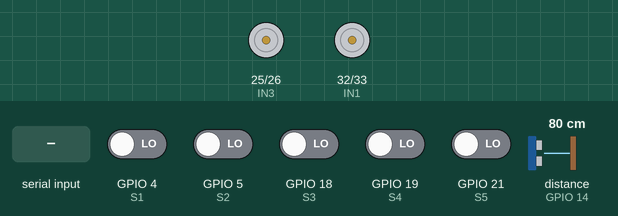
A sketch run on a simulated ESP32. Shown: motor-driver pin pairs drawn as motors (green arrow = first pin HIGH = forward, orange = second pin HIGH = backward, longer = more drive). Inputs (shaded band) come from the test bench; at power-on: GPIO 4 (S1), GPIO 5 (S2), GPIO 18 (S3), GPIO 19 (S4), GPIO 21 (S5) LOW, distance to the obstacle (sensor on GPIO 14) 80 cm. The echo pulse lasts 58.3 µs per cm; what the sketch prints to the serial monitor is not drawn.

Above: at 1.2 s.
1.3 s: "w" received over Serial
At 1.73 s:
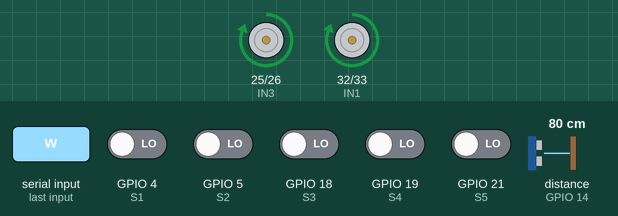
4.3 s: GPIO 18 (S3) driven HIGH
6.0 s: distance to the obstacle (sensor on GPIO 14) set to 23 cm
7.5 s: distance to the obstacle (sensor on GPIO 14) set to 19 cm
At 8.5 s:
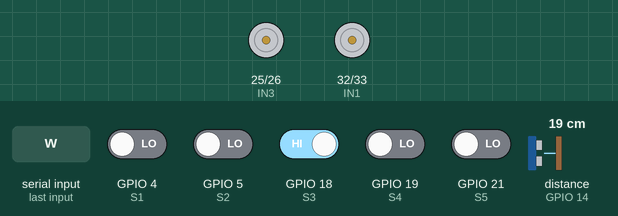
9.4 s: distance to the obstacle (sensor on GPIO 14) set to 35 cm
At 10.0 s:
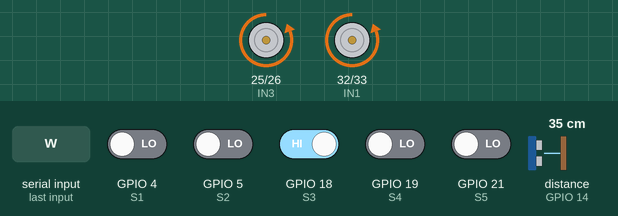
10.9 s: distance to the obstacle (sensor on GPIO 14) set to 2 cm
At 12.3 s:
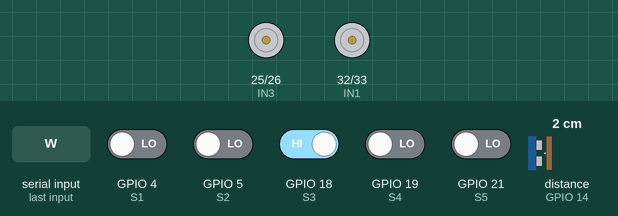
Timing chart, 0 to 13.4 s (numbered marks = the images above; inputs shaded):
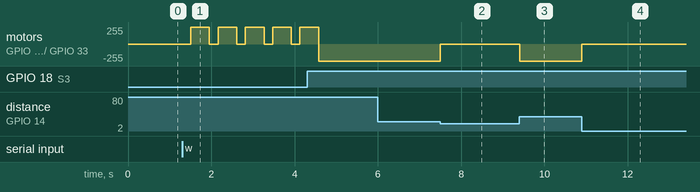

Measured:
- the behaviour switches between 22 and 21 cm on distance to the obstacle (sensor on GPIO 14) (found by bisection; images 1 and 2)
- after the input at 1.3 s, motor on GPIO 25 (IN3) / GPIO 26 (IN4), motor on GPIO 32 (IN1) / GPIO 33 (IN2): alternates forward 255/255 for 0.45 s and stopped for 0.21 s, starting after 0.21 s
- after the input at 6.0 s, every drawn part: stays the same
- after the input at 7.5 s, motor on GPIO 25 (IN3) / GPIO 26 (IN4), motor on GPIO 32 (IN1) / GPIO 33 (IN2): backward 255/255 → stopped at once
- after the input at 9.4 s, motor on GPIO 25 (IN3) / GPIO 26 (IN4), motor on GPIO 32 (IN1) / GPIO 33 (IN2): stopped → backward 255/255 at once
- after the input at 10.9 s, motor on GPIO 25 (IN3) / GPIO 26 (IN4), motor on GPIO 32 (IN1) / GPIO 33 (IN2): backward 255/255 → stopped at once

The sketch:

path.ino
```cpp
// ================== MOTOR PINS ==================
#define IN1 32   // Left motor
#define IN2 33
#define IN3 25   // Right motor
#define IN4 26

// ================== IR SENSOR PINS ==================
#define S1 4
#define S2 5
#define S3 18
#define S4 19
#define S5 21

// ================== ULTRASONIC ==================
#define TRIG_PIN 27
#define ECHO_PIN 14
#define OBSTACLE_DISTANCE 20  // cm

// ================== GLOBAL STATE ==================
char targetRoom = 'x';     // w, a, s
bool navigating = false;

// ================== SETUP ==================
void setup() {
  Serial.begin(115200);

  pinMode(IN1, OUTPUT);
  pinMode(IN2, OUTPUT);
  pinMode(IN3, OUTPUT);
  pinMode(IN4, OUTPUT);

  pinMode(S1, INPUT);
  pinMode(S2, INPUT);
  pinMode(S3, INPUT);
  pinMode(S4, INPUT);
  pinMode(S5, INPUT);

  pinMode(TRIG_PIN, OUTPUT);
  pinMode(ECHO_PIN, INPUT);

  stopRobot();
  Serial.println("Autonomous Line Navigation Ready");
  Serial.println("w → Room 1 | a → Room 2 | s → Room 3");
}

// ================== MAIN LOOP ==================
void loop() {

  if (Serial.available()) {
    char cmd = Serial.read();
    if (cmd == 'w' || cmd == 'a' || cmd == 's') {
      targetRoom = cmd;
      navigating = true;
      Serial.print("Target Room Command: ");
      Serial.println(targetRoom);
    }
  }

  if (!navigating) {
    stopRobot();
    return;
  }

  // Obstacle check
  if (getDistance() <= OBSTACLE_DISTANCE) {
    stopRobot();
    Serial.println("Obstacle detected!");
    return;
  }

  followLine();
}

// ================== LINE FOLLOWING ==================
void followLine() {

  int s1 = digitalRead(S1);
  int s2 = digitalRead(S2);
  int s3 = digitalRead(S3);
  int s4 = digitalRead(S4);
  int s5 = digitalRead(S5);

  // ===== NO LINE → ARRIVED =====
  if (s1 && s2 && s3 && s4 && s5) {
    stopRobot();
    Serial.println("Room reached");
    delay(500);
    rotate180();
    navigating = false;
    return;
  }

  // ===== JUNCTION DETECTION =====
  if ((s1 == 0 || s5 == 0) && s3 == 0) {

    stopRobot();
    delay(200);

    if (targetRoom == 'a' && s1 == 0) {        // LEFT → Room 2
      Serial.println("Turning LEFT → Room 2");
      turnLeftTimed();
    }

    else if (targetRoom == 'w' && s5 == 0) {   // RIGHT → Room 1
      Serial.println("Turning RIGHT → Room 1");
      turnRightTimed();
    }

    else if (targetRoom == 's') {              // STRAIGHT → Room 3
      Serial.println("Going STRAIGHT → Room 3");
      moveForward();
      delay(300);
    }

    return;
  }

  // ===== NORMAL LINE FOLLOW =====
  if (s2 == 0 && s3 == 0 && s4 == 0) {
    moveForward();
  }
  else if (s2 == 0 || s1 == 0) {
    turnLeft();
  }
  else if (s4 == 0 || s5 == 0) {
    turnRight();
  }
}

// ================== ULTRASONIC ==================
long getDistance() {
  digitalWrite(TRIG_PIN, LOW);
  delayMicroseconds(2);
  digitalWrite(TRIG_PIN, HIGH);
  delayMicroseconds(10);
  digitalWrite(TRIG_PIN, LOW);

  long duration = pulseIn(ECHO_PIN, HIGH, 50000);
  if (duration == 0) return 999;
  return duration * 0.034 / 2;
}

// ================== MOTOR CONTROL (✔ VERIFIED LOGIC) ==================
void moveForward() {
  digitalWrite(IN1, LOW);
  digitalWrite(IN2, HIGH);
  digitalWrite(IN3, HIGH);
  digitalWrite(IN4, LOW);
}

void moveBackward() {
  digitalWrite(IN1, HIGH);
  digitalWrite(IN2, LOW);
  digitalWrite(IN3, LOW);
  digitalWrite(IN4, HIGH);
}

void turnRight() {
  digitalWrite(IN1, HIGH);
  digitalWrite(IN2, LOW);
  digitalWrite(IN3, HIGH);
  digitalWrite(IN4, LOW);
}

void turnLeft() {
  digitalWrite(IN1, LOW);
  digitalWrite(IN2, HIGH);
  digitalWrite(IN3, LOW);
  digitalWrite(IN4, HIGH);
}

void stopRobot() {
  digitalWrite(IN1, LOW);
  digitalWrite(IN2, LOW);
  digitalWrite(IN3, LOW);
  digitalWrite(IN4, LOW);
}

// ================== TIMED TURNS ==================
void turnLeftTimed() {
  turnLeft();
  delay(450);   // adjust per robot
  stopRobot();
}

void turnRightTimed() {
  turnRight();
  delay(450);   // adjust per robot
  stopRobot();
}

void rotate180() {
  Serial.println("Rotating 180°");
  turnLeft();
  delay(900);   // adjust for perfect 180°
  stopRobot();
}
```
